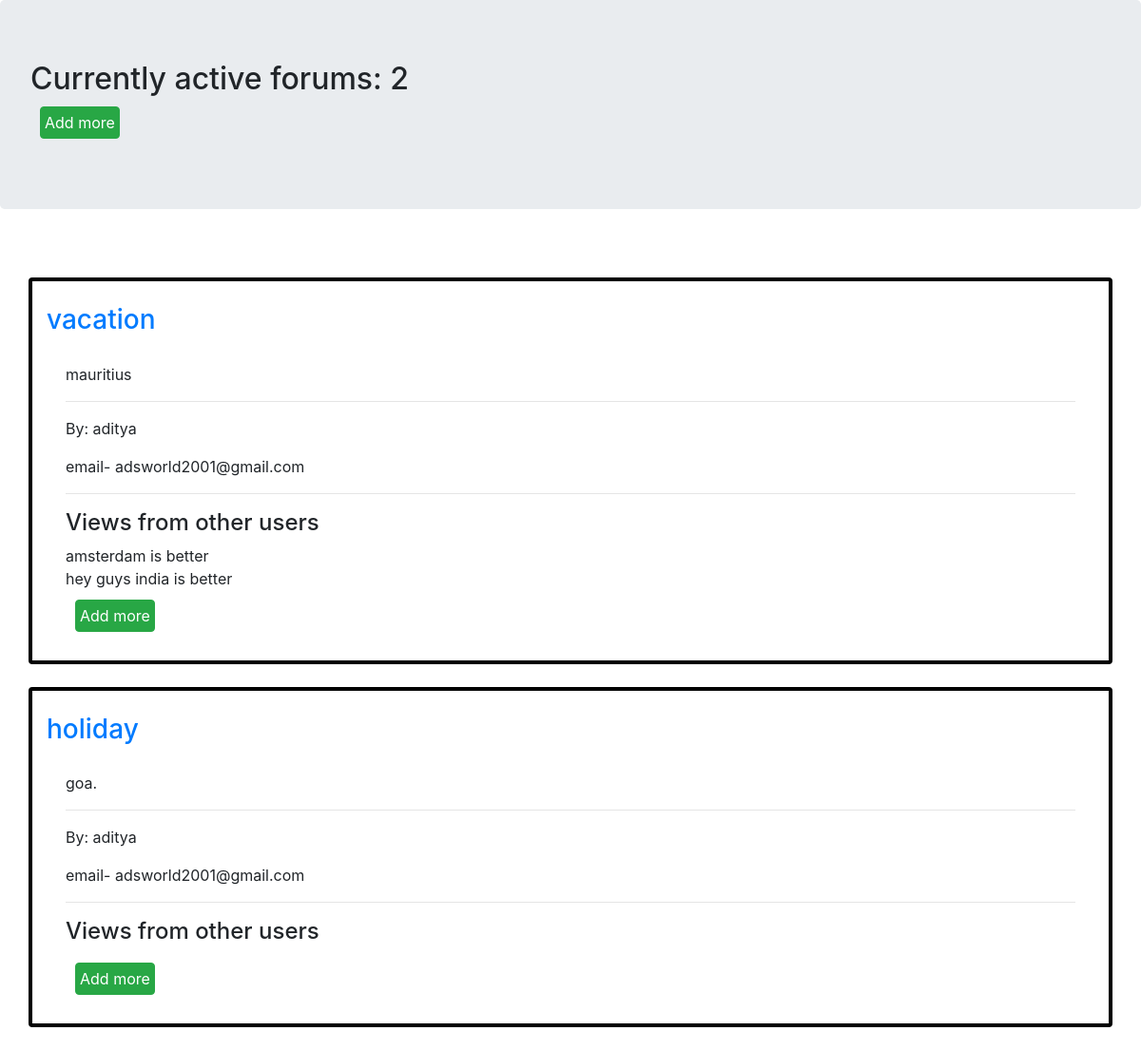
The page / on the database its author committed.
### Discussion_forum/models.py (models this page shows, shortened)
class forum(models.Model):
    name = models.CharField(max_length=200, default="anonymous")
    email = models.CharField(max_length=200, null=True)
    topic = models.CharField(max_length=300)
    description = models.CharField(max_length=1000, blank=True)
    link = models.CharField(max_length=100, null=True)
    date_created = models.DateTimeField(auto_now_add=True, null=True)

class Discussion(models.Model):
    forum = models.ForeignKey(forum, blank=True, on_delete=models.CASCADE)
    discuss = models.CharField(max_length=1000)

### Discussion_forum/views.py (the view)
# urls.py: 2. Add a URL to urlpatterns:  path('', views.home, name='home')
def home(request):
    forums = forum.objects.all()
    count = forums.count()
    discussions = []
    for i in forums:
        discussions.append(i.discussion_set.all())
    context = {'forums': forums,
               'count': count,
               'discussions': discussions}
    return render(request, 'home.html', context)

### Discussion_forum/templates/home.html (shortened to what this page needs)
<!DOCTYPE html>
<html lang="en">
<head>
    <link rel="stylesheet" href="https://stackpath.bootstrapcdn.com/bootstrap/4.5.0/css/bootstrap.min.css"0>
</head>
<body>
        <h2 class="jumbotron">
            Currently active forums: {{count}}
            <form method="POST" action="{% url 'addInForum' %}">
            <button class="btn btn-success" style="width:fit-content; padding: 4px; margin:10px;">Add more</button>
            </form>
        </h2>
            <div class="card-columns" style="padding: 10px; margin: 20px;"></div>
            {%for forum in forums %}
                <div class="card box container">
                    <br>
                    <a href='{{forum.link}}'><h3>{{forum.topic}}</h3></a>
                    <div class="card-body container">
                        <p>{{forum.description}}</p>
                        <hr>
                            <p> By: {{forum.name}}</p>
                            email- {{forum.email}}
                            <hr>
                            <h4>Views from other users</h4>
                            {%for discuss in discussions%}
                            {%for objs in discuss%}
                            {% if objs.forum == forum %}
                               {{objs.discuss}}
                               <br>
                            {% endif %}
                            {%endfor%}
                            {%endfor%}
                            <form method="POST" action="{% url 'addInDiscussion' %}">
                            <button class="btn btn-success" style="width:fit-content; padding: 4px; margin:10px;">Add more</button>
                            </form>
                        </div>
                </div>
            <br>
            {%endfor%}
</body>
</html>

### Discussion_forum/templates/home.html (style rules this page uses)
.box { border: 4px solid black; margin: 0 auto; }

### rows shown on the page
forum: topic "vacation", description "mauritius", name "aditya", email "adsworld2001@gmail.com"
Discussion: discuss "amsterdam is better"
Discussion: discuss "hey guys india is better"
forum: topic "holiday", description "goa.", name "aditya", email "adsworld2001@gmail.com"

### other values the page prints
{{ count }} "2"
